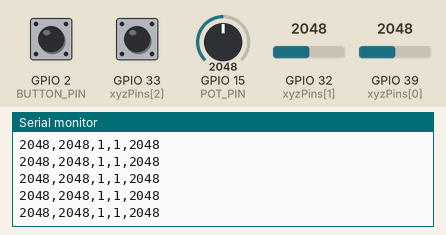
Simulated run of this sketch. Board: ESP32. Shown: the last lines printed to the serial monitor. The test bench sets the inputs (shaded band); at power-on: GPIO 15 (POT_PIN) = 2048, GPIO 32 (xyzPins[1]) = 2048, GPIO 39 (xyzPins[0]) = 2048, GPIO 2 (BUTTON_PIN) HIGH, GPIO 33 (xyzPins[2]) HIGH.

Above: at 1.2 s.
1.3 s: GPIO 15 (POT_PIN) set to 2866
At 1.31 s:
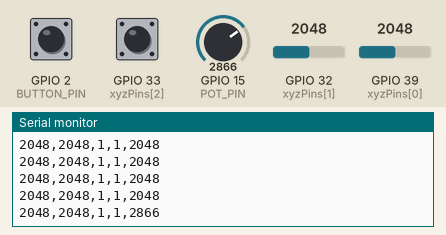
2.8 s: GPIO 32 (xyzPins[1]) set to 2866
At 2.82 s:
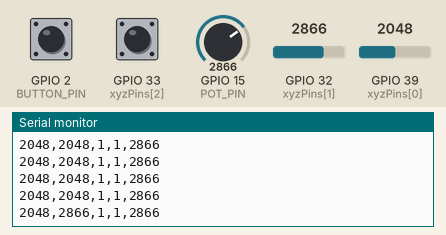
4.3 s: GPIO 39 (xyzPins[0]) set to 2866
At 4.33 s:
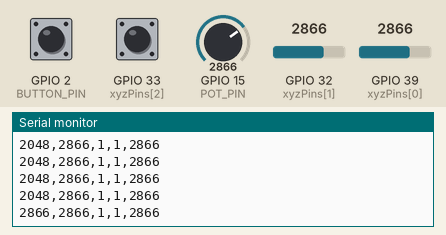
5.8 s: GPIO 2 (BUTTON_PIN) pulled LOW for 0.15 s
At 5.83 s:
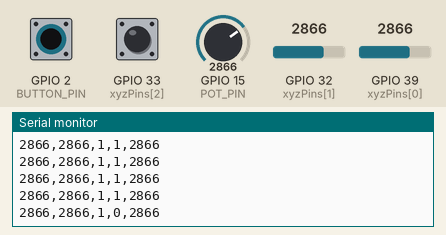
7.4 s: GPIO 33 (xyzPins[2]) pulled LOW for 0.15 s
At 7.44 s:
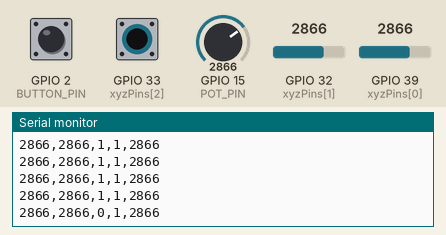
9.0 s: GPIO 15 (POT_PIN) set to 3603
At 9.05 s:
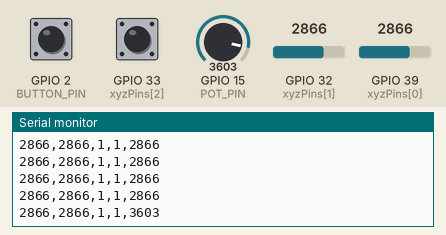
Timing chart, 0 to 11.5 s (numbered marks = the images above; inputs shaded):
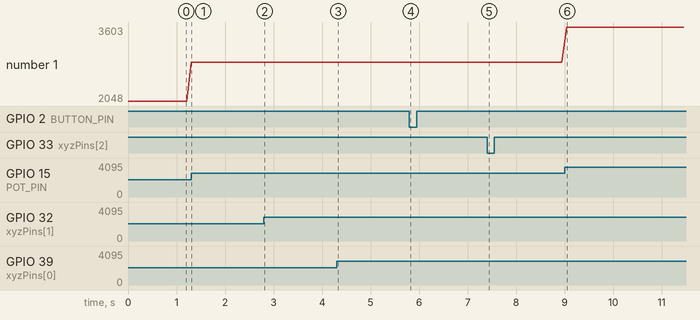

The sketch:

AnimalJam.ino
```cpp
#define BUTTON_PIN 2
#define POT_PIN 15

int xyzPins[] = {39, 32, 33};   //x, y, z(switch) pins
void setup() {
  Serial.begin(9600);
  pinMode(xyzPins[2], INPUT_PULLUP);  // pullup resistor for switch
  pinMode(BUTTON_PIN, INPUT_PULLUP); // use internal pullup resistor
  pinMode(POT_PIN, INPUT_PULLUP);
}

void loop() {
  int xVal = analogRead(xyzPins[0]);
  int yVal = analogRead(xyzPins[1]);
  int zVal = digitalRead(xyzPins[2]);
  int buttonState = digitalRead(BUTTON_PIN);
  int potState = analogRead(POT_PIN);


  Serial.printf("%d,%d,%d,%d,%d", xVal, yVal, zVal, buttonState, potState);
  Serial.println();
  delay(100);
}
```

Measured:
- after the input at 1.3 s, the serial monitor: prints a new line at once (image 1)
- after the input at 2.8 s, the serial monitor: prints a new line at once (image 2)
- after the input at 4.3 s, the serial monitor: prints a new line at once (image 3)
- after the input at 5.8 s, the serial monitor: prints a new line at once (image 4)
- after the input at 7.4 s, the serial monitor: prints a new line at once (image 5)
- after the input at 9.0 s, the serial monitor: prints a new line at once (image 6)
- plotted number 1: 2048 → 2866 after the input at 1.3 s, 2866 → 3603 after the input at 9.0 s
